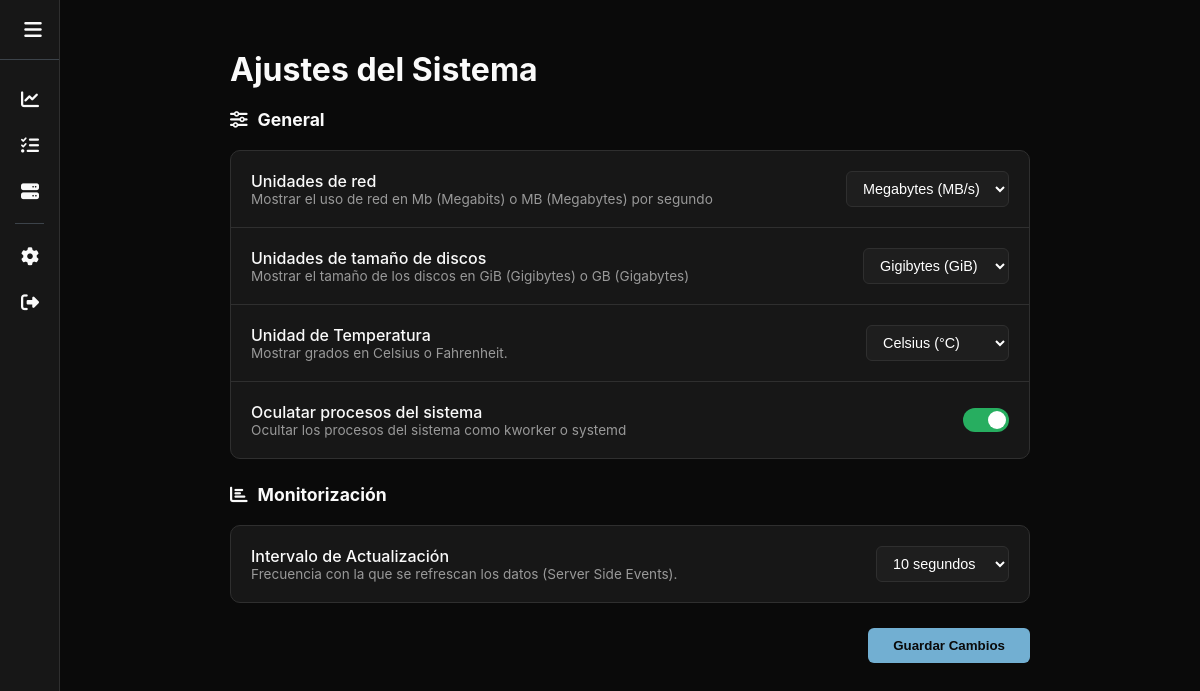
The app's page /settings (signed in), older data.
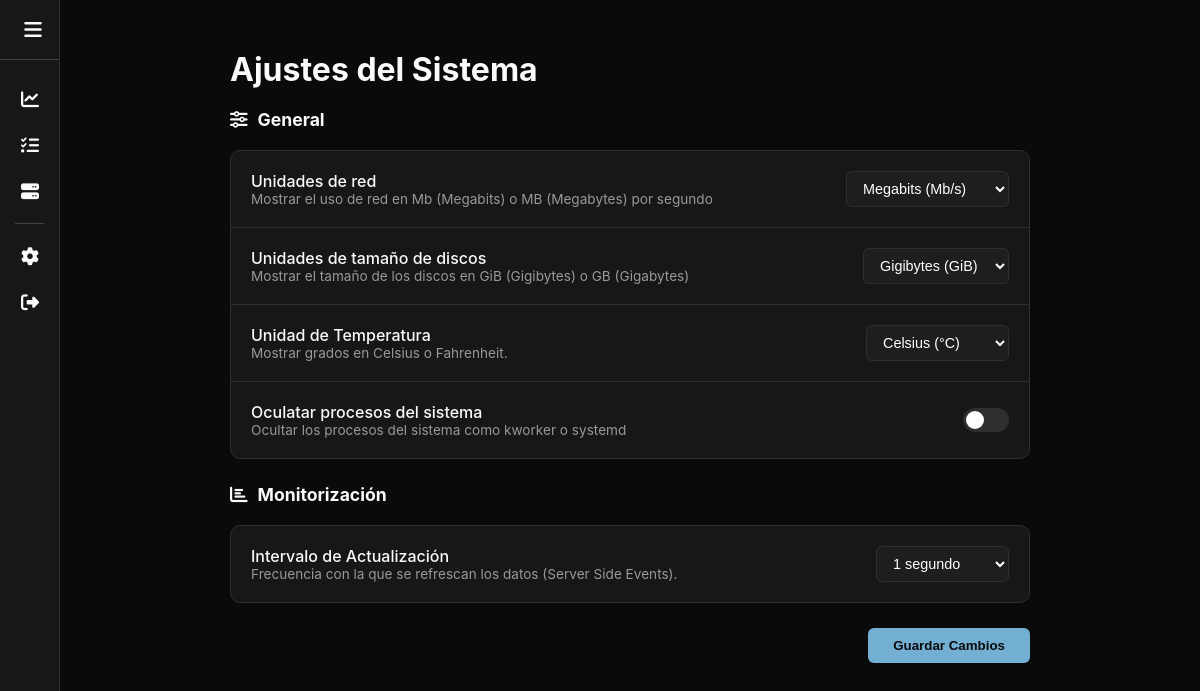
The same page, newer data.
### db_models.py (models this page shows, shortened)
class Setting(db.Model):
    key = db.Column(db.String(50), primary_key=True)
    value = db.Column(db.String(255), nullable=False)

### monitor/routes.py (the view)
@monitor_bp.route('/settings')
@login_required
def settings():
    return render_template('settings.html')

### app.py (called while the page is built)
def create_app():
    app = Flask(__name__, template_folder='templates')
    app.config['SQLALCHEMY_DATABASE_URI'] = 'sqlite:///database.db'
    app.config['SQLALCHEMY_TRACK_MODIFICATIONS'] = False
    db.init_app(app)
    @app.context_processor
    def inject_settings():
        try:
            all_settings = {s.key: s.value for s in Setting.query.all()}
        except:
            all_settings = {}
        return dict(settings=all_settings)
    with app.app_context():
        db.create_all()
    app.config.from_object(Config)
    app.secret_key = Config.SECRET_KEY
    Config.validate()
    app.register_blueprint(auth_bp)
    app.register_blueprint(monitor_bp)
    app.register_blueprint(streams_bp)
    iniciar_resources(app)
    iniciar_process(app)
    iniciar_disks(app)
    return app

### templates/settings.html (shortened to what this page needs)
{% extends "base.html" %}
{% block content %}
<div class="settings-container">
    <h1 class="title">Ajustes del Sistema</h1>
    <form action="{{ url_for('monitor.update_settings') }}" method="POST">
        <h2 class="section-subtitle"><i class="fas fa-sliders-h"></i> General</h2>
        <div class="global-card">
            <div class="setting-row">
                <div class="setting-info">
                    <span class="setting-label">Unidades de red</span>
                    <span class="setting-description">Mostrar el uso de red en Mb (Megabits) o MB (Megabytes) por segundo</span>
                </div>
                <select name="net_units" class="custom-select">
                    <option value="Mb" {% if settings.net_units == 'Mb' %}selected{% endif %}>Megabits (Mb/s)</option>
                    <option value="MB" {% if settings.net_units == 'MB' %}selected{% endif %}>Megabytes (MB/s)</option>
                </select>
            </div>
            <div class="setting-row">
                <div class="setting-info">
                    <span class="setting-label">Unidades de tamaño de discos</span>
                    <span class="setting-description">Mostrar el tamaño de los discos en GiB (Gigibytes) o GB (Gigabytes)</span>
                </div>
                <select name="disk_units" class="custom-select">
                    <option value="GiB" {% if settings.disk_units == 'GiB' %}selected{% endif %}>Gigibytes (GiB)</option>
                </select>
            </div>
            <div class="setting-row">
                <div class="setting-info">
                    <span class="setting-label">Unidad de Temperatura</span>
                    <span class="setting-description">Mostrar grados en Celsius o Fahrenheit.</span>
                </div>
                <select name="temp_unit" class="custom-select">
                    <option value="C" {% if settings.temp_unit == 'C' %}selected{% endif %}>Celsius (°C)</option>
                </select>
            </div>
            <div class="setting-row">
                <div class="setting-info">
                    <span class="setting-label">Oculatar procesos del sistema</span>
                    <span class="setting-description">Ocultar los procesos del sistema como kworker o systemd</span>
                </div>
                <label class="switch">
                <span class="slider"></span>
            </label>
            </div>
        </div>
        <h2 class="section-subtitle"><i class="fas fa-chart-bar"></i> Monitorización</h2>
        <div class="global-card">
            <div class="setting-row">
                <div class="setting-info">
                    <span class="setting-label">Intervalo de Actualización</span>
                    <span class="setting-description">Frecuencia con la que se refrescan los datos (Server Side Events).</span>
                </div>
                <select name="update_interval" class="custom-select">
                    <option value="1" {% if settings.update_interval == '1' or not settings.update_interval %}selected{% endif %}>1 segundo</option>
                    <option value="10" {% if settings.update_interval == '10' %}selected{% endif %}>10 segundos</option>
                </select>
            </div>
        </div>
        <button type="submit" class="btn-save">Guardar Cambios</button>
    </form>
</div>
{% endblock %}

### templates/base.html (shortened to what this page needs)
<!DOCTYPE html>
<html lang="es">
<head>
    <link rel="stylesheet" href="https://cdnjs.cloudflare.com/ajax/libs/font-awesome/6.4.0/css/all.min.css">
</head>
<body>
    <aside class="sidebar">
        <div class="sidebar-header">
            <label for="sidebar-toggle" class="toggle-btn">
                <i class="fas fa-bars"></i>
            </label>
        </div>
        <ul class="sidebar-menu">
            <li class="menu-item">
                <a href="{{ url_for('monitor.monitor') }}" class="menu-link {% if request.endpoint == 'monitor' %}active{% endif %}">
                    <span class="menu-icon"><i class="fas fa-chart-line"></i></span>
                </a>
            </li>
            <li class="menu-item">
                <a href="{{ url_for('monitor.process') }}" class="menu-link {% if request.endpoint == 'process' %}active{% endif %}">
                    <span class="menu-icon"><i class="fas fa-tasks"></i></span>
                </a>
            </li>
            <li class="menu-item">
                <a href="{{ url_for('monitor.disks') }}" class="menu-link {% if request.endpoint == 'monitor.disks' %}active{% endif %}">
                    <span class="menu-icon"><i class="fas fa-server"></i></span>
                </a>
            </li>
            <li class="menu-separator"></li>
            <li class="menu-item">
                <a href="{{ url_for('monitor.settings') }}" class="menu-link {% if request.endpoint == 'settings' %}active{% endif %}">
                    <span class="menu-icon"><i class="fas fa-cog"></i></span>
                </a>
            </li>
            <li class="menu-item">
                <a href="{{ url_for('auth.logout') }}" class="menu-link">
                    <span class="menu-icon"><i class="fas fa-right-from-bracket"></i></span>
                </a>
            </li>
        </ul>
    </aside>
    <main class="main-content">
        {% block content %}{% endblock %}
    </main>
</body>
</html>

### templates/settings.html (style rules this page uses)
* { color: rgb(250, 250, 250); }
.title { margin-top: 20px; margin-bottom: 20px; }
.settings-container { max-width: 800px; margin: 0 auto; }
.global-card { border: 1px solid var(--border-color); background-color: var(--black2); border-radius: 10px; margin-bottom: 25px; }
.section-subtitle { font-size: 1.1rem; margin-bottom: 20px; display: flex; align-items: center; gap: 10px; }
.setting-row { display: flex; justify-content: space-between; align-items: center; padding: 20px; border-bottom: 1px solid var(--black4); }
.setting-row:last-child { border-bottom: none; }
.setting-info { display: flex; flex-direction: column; }
.setting-label { font-weight: 500; font-size: 1rem; }
.setting-description { font-size: 0.85rem; color: #999; }
.switch { position: relative; display: inline-block; width: 46px; height: 24px; }
.slider { position: absolute; cursor: pointer; top: 0; left: 0; right: 0; bottom: 0; background-color: var(--black4); transition: .3s; border-radius: 24px; }
.slider:before { position: absolute; content: ""; height: 18px; width: 18px; left: 3px; bottom: 3px; background-color: white; transition: .3s; border-radius: 50%; }
.custom-select { background-color: var(--black3); color: white; border: 1px solid var(--border-color); padding: 8px 12px; border-radius: 6px; outline: none; cursor: pointer; font-size: 0.9rem; }
.btn-save { background-color: #72afd2; color: var(--black1); border: none; padding: 10px 25px; border-radius: 6px; font-weight: bold; cursor: pointer; float: right; transition: opacity 0.2s; }

Row changes from the older to the newer data that the page shows:
removed Setting: net_units "Megabytes (MB/s)"
removed Setting: disk_units "Gigibytes (GiB)"
removed Setting: update_interval "10 segundos"
Text that changed along with them:
form field net_units: (not shown) → "Megabits (Mb/s)"
form field disk_units: (not shown) → "Gigibytes (GiB)"
form field update_interval: (not shown) → "1 segundo"
